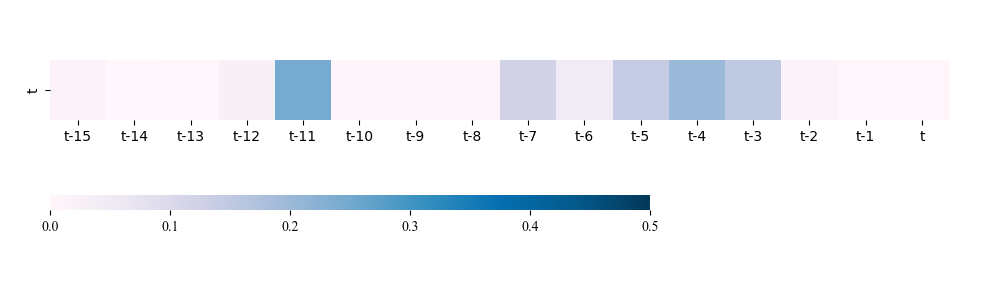

The script that saved this image:
import torch
import seaborn as sns
import pandas as pd
import torch
import matplotlib
import matplotlib.pyplot as plt
import numpy as np

a = np.array([0.01378721, 0.00188351, 0.00256839, 0.02656049, 0.24754906, 0.00767636, 0.00590704, 0.00808847, 0.12233777, 0.04628615, 0.14342889, 0.20172444, 0.15029208, 0.01494246, 0.00279765, 0.00417007])
f,ax = plt.subplots(figsize = (10, 3))
fontdict={'family' : 'Times New Roman', 'size'   : 14}
# plt.title(station, fontdict={'family' : 'Times New Roman', 'size'   : 14})
plt.rc('font',family='Times New Roman')
plt.subplots_adjust(left=0.05,right=0.95,top=0.8,bottom=0.6)
# left bottom w h
char_ax = f.add_axes([0.05,0.3,0.6,0.05])
a_s = a.reshape((1,16))
# 't-15','t-14','t-13','t-12','t-11','t-10','t-9','t-8','t-7','t-6','t-5','t-4','t-3','t-2','t-1','t'
ax = sns.heatmap(a_s, cmap='PuBu', vmin=0.0, vmax=0.5, ax = ax, cbar_ax=char_ax,
cbar_kws = {'orientation':'horizontal','shrink':2},
xticklabels = ['t-15','t-14','t-13','t-12','t-11','t-10','t-9','t-8','t-7','t-6','t-5','t-4','t-3','t-2','t-1','t'],
yticklabels=['t'])
# plt.text(x = 0, y = 1.8, s = 'Time: t-15 - t', fontdict= fontdict)
plt.savefig('vis_affinity_weights.png',dip = 300)
plt.show()

